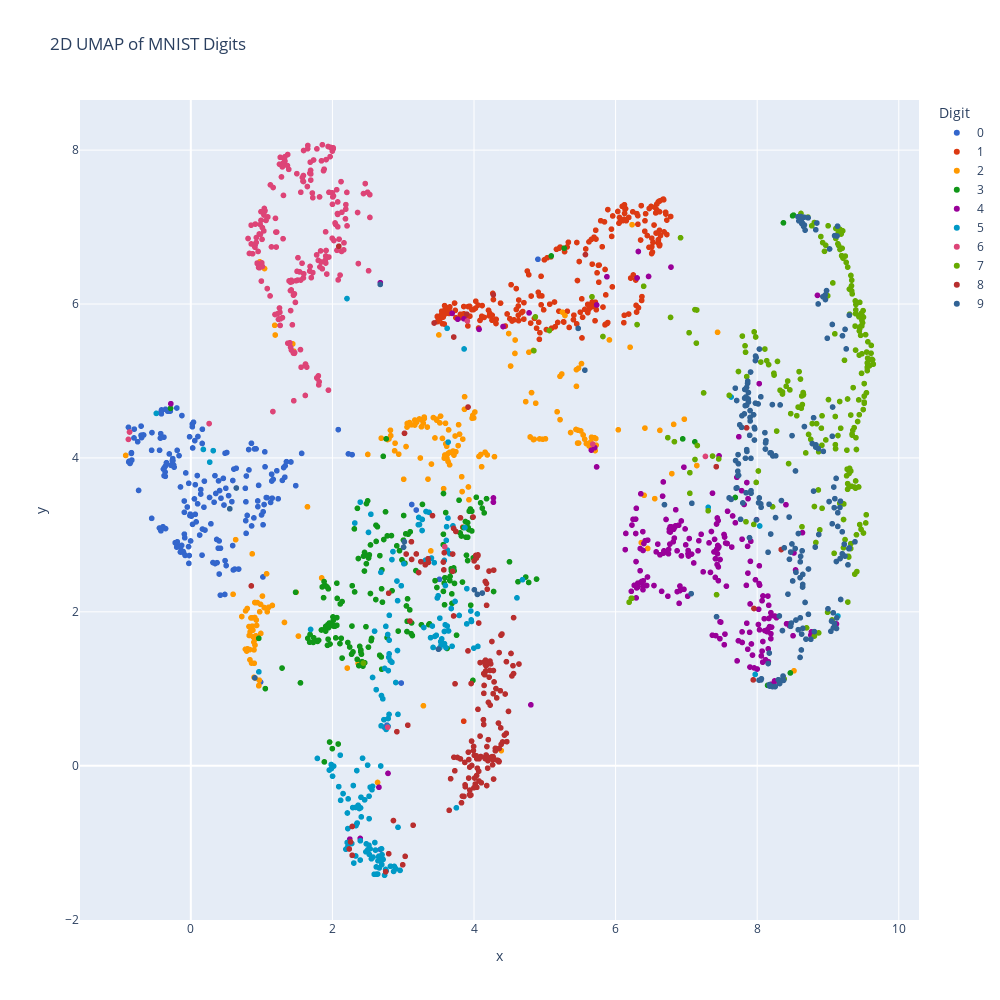
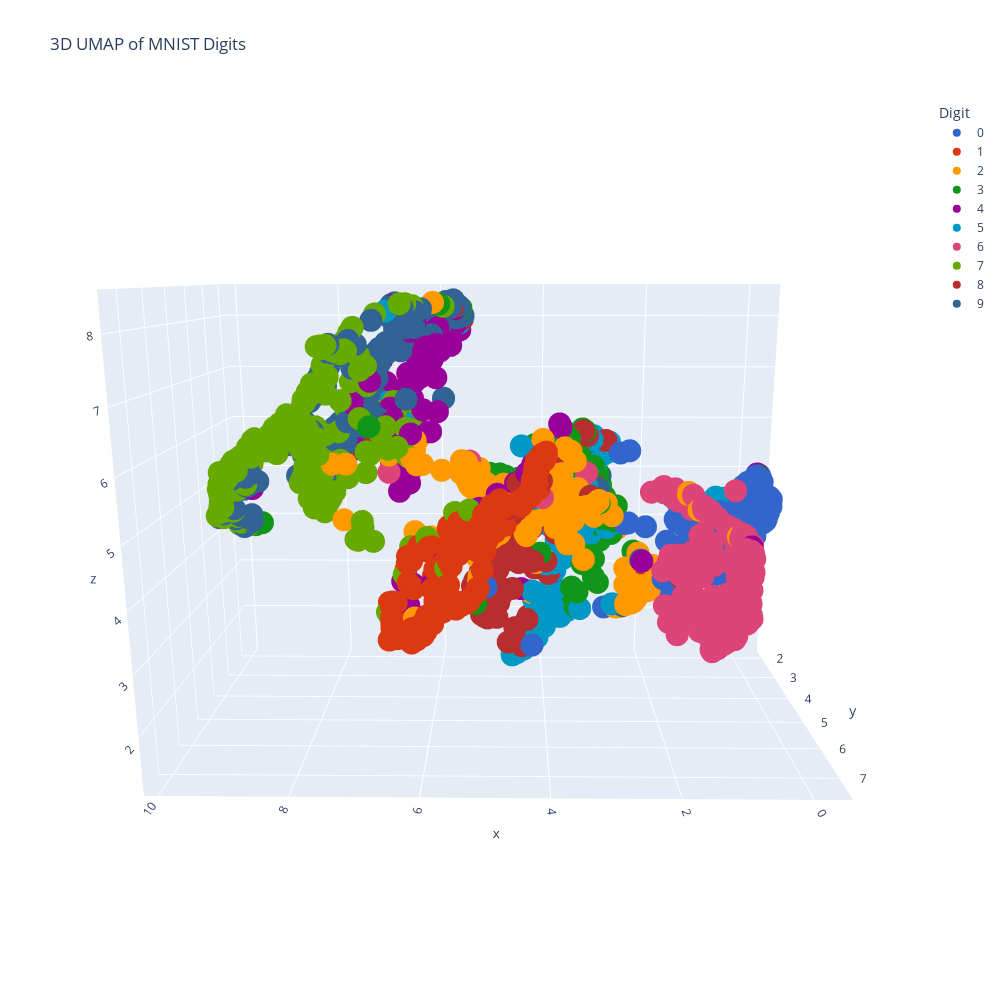

Notebook source saved alongside these figures, in order:
### Code cell
# Uniform Manifold Approximation and Projection

import umap

# Apply UMAP for 2D visualization
umap_2d = umap.UMAP(n_components=2, random_state=42, n_neighbors=15, min_dist=0.1)
X_umap_2d = umap_2d.fit_transform(X_standardized)

# Apply UMAP for 3D visualization
umap_3d = umap.UMAP(n_components=3, random_state=42, n_neighbors=15, min_dist=0.1)
X_umap_3d = umap_3d.fit_transform(X_standardized)

# Visualizing 2D UMAP with Plotly
fig_umap_2d = px.scatter(x=X_umap_2d[:, 0], y=X_umap_2d[:, 1], color=y_train_subset.astype(str),
                         category_orders={'color': [str(i) for i in range(10)]},
                         color_discrete_sequence=px.colors.qualitative.G10,
                         title='2D UMAP of MNIST Digits',
                         labels={'color': 'Digit Label'})
fig_umap_2d.update_layout(width=1000, height=1000, legend_title_text='Digit')
fig_umap_2d.show()

# Visualizing 3D UMAP with Plotly
fig_umap_3d = px.scatter_3d(x=X_umap_3d[:, 0], y=X_umap_3d[:, 1], z=X_umap_3d[:, 2], color=y_train_subset.astype(str),
                            category_orders={'color': [str(i) for i in range(10)]},
                            color_discrete_sequence=px.colors.qualitative.G10,
                            title='3D UMAP of MNIST Digits',
                            labels={'color': 'Digit Label'})
fig_umap_3d.update_layout(width=1000, height=1000, legend_title_text='Digit')
fig_umap_3d.show()

### Figure 1 — Plotly figure (JSON) as saved in the notebook; plotly's stock layout.template omitted (floating-point values rounded to 4 significant figures; data arrays with more than 128 entries replaced by an {"elided": "..."} marker saying what was removed)
{"data": [{"hovertemplate": "Digit Label=0<br>x=%{x}<br>y=%{y}<extra></extra>", "legendgroup": "0", "marker": {"color": "#3366CC", "symbol": "circle"}, "mode": "markers", "name": "0", "showlegend": true, "type": "scattergl", "x": {"elided": "191 float values"}, "xaxis": "x", "y": {"elided": "191 float values"}, "yaxis": "y"}, {"hovertemplate": "Digit Label=1<br>x=%{x}<br>y=%{y}<extra></extra>", "legendgroup": "1", "marker": {"color": "#DC3912", "symbol": "circle"}, "mode": "markers", "name": "1", "showlegend": true, "type": "scattergl", "x": {"elided": "220 float values"}, "xaxis": "x", "y": {"elided": "220 float values"}, "yaxis": "y"}, {"hovertemplate": "Digit Label=2<br>x=%{x}<br>y=%{y}<extra></extra>", "legendgroup": "2", "marker": {"color": "#FF9900", "symbol": "circle"}, "mode": "markers", "name": "2", "showlegend": true, "type": "scattergl", "x": {"elided": "198 float values"}, "xaxis": "x", "y": {"elided": "198 float values"}, "yaxis": "y"}, {"hovertemplate": "Digit Label=3<br>x=%{x}<br>y=%{y}<extra></extra>", "legendgroup": "3", "marker": {"color": "#109618", "symbol": "circle"}, "mode": "markers", "name": "3", "showlegend": true, "type": "scattergl", "x": {"elided": "191 float values"}, "xaxis": "x", "y": {"elided": "191 float values"}, "yaxis": "y"}, {"hovertemplate": "Digit Label=4<br>x=%{x}<br>y=%{y}<extra></extra>", "legendgroup": "4", "marker": {"color": "#990099", "symbol": "circle"}, "mode": "markers", "name": "4", "showlegend": true, "type": "scattergl", "x": {"elided": "214 float values"}, "xaxis": "x", "y": {"elided": "214 float values"}, "yaxis": "y"}, {"hovertemplate": "Digit Label=5<br>x=%{x}<br>y=%{y}<extra></extra>", "legendgroup": "5", "marker": {"color": "#0099C6", "symbol": "circle"}, "mode": "markers", "name": "5", "showlegend": true, "type": "scattergl", "x": {"elided": "180 float values"}, "xaxis": "x", "y": {"elided": "180 float values"}, "yaxis": "y"}, {"hovertemplate": "Digit Label=6<br>x=%{x}<br>y=%{y}<extra></extra>", "legendgroup": "6", "marker": {"color": "#DD4477", "symbol": "circle"}, "mode": "markers", "name": "6", "showlegend": true, "type": "scattergl", "x": {"elided": "200 float values"}, "xaxis": "x", "y": {"elided": "200 float values"}, "yaxis": "y"}, {"hovertemplate": "Digit Label=7<br>x=%{x}<br>y=%{y}<extra></extra>", "legendgroup": "7", "marker": {"color": "#66AA00", "symbol": "circle"}, "mode": "markers", "name": "7", "showlegend": true, "type": "scattergl", "x": {"elided": "224 float values"}, "xaxis": "x", "y": {"elided": "224 float values"}, "yaxis": "y"}, {"hovertemplate": "Digit Label=8<br>x=%{x}<br>y=%{y}<extra></extra>", "legendgroup": "8", "marker": {"color": "#B82E2E", "symbol": "circle"}, "mode": "markers", "name": "8", "showlegend": true, "type": "scattergl", "x": {"elided": "172 float values"}, "xaxis": "x", "y": {"elided": "172 float values"}, "yaxis": "y"}, {"hovertemplate": "Digit Label=9<br>x=%{x}<br>y=%{y}<extra></extra>", "legendgroup": "9", "marker": {"color": "#316395", "symbol": "circle"}, "mode": "markers", "name": "9", "showlegend": true, "type": "scattergl", "x": {"elided": "210 float values"}, "xaxis": "x", "y": {"elided": "210 float values"}, "yaxis": "y"}], "layout": {"height": 1000, "legend": {"title": {"text": "Digit"}, "tracegroupgap": 0}, "title": {"text": "2D UMAP of MNIST Digits"}, "width": 1000, "xaxis": {"anchor": "y", "autorange": true, "domain": [0, 1], "range": [-1.566, 10.29], "title": {"text": "x"}, "type": "linear"}, "yaxis": {"anchor": "x", "autorange": true, "domain": [0, 1], "range": [-2.005, 8.651], "title": {"text": "y"}, "type": "linear"}}}

### Figure 2 — Plotly figure (JSON) as saved in the notebook; plotly's stock layout.template omitted (floating-point values rounded to 4 significant figures; data arrays with more than 128 entries replaced by an {"elided": "..."} marker saying what was removed)
{"data": [{"hovertemplate": "Digit Label=0<br>x=%{x}<br>y=%{y}<br>z=%{z}<extra></extra>", "legendgroup": "0", "marker": {"color": "#3366CC", "symbol": "circle"}, "mode": "markers", "name": "0", "scene": "scene", "showlegend": true, "type": "scatter3d", "x": {"elided": "191 float values"}, "y": {"elided": "191 float values"}, "z": {"elided": "191 float values"}}, {"hovertemplate": "Digit Label=1<br>x=%{x}<br>y=%{y}<br>z=%{z}<extra></extra>", "legendgroup": "1", "marker": {"color": "#DC3912", "symbol": "circle"}, "mode": "markers", "name": "1", "scene": "scene", "showlegend": true, "type": "scatter3d", "x": {"elided": "220 float values"}, "y": {"elided": "220 float values"}, "z": {"elided": "220 float values"}}, {"hovertemplate": "Digit Label=2<br>x=%{x}<br>y=%{y}<br>z=%{z}<extra></extra>", "legendgroup": "2", "marker": {"color": "#FF9900", "symbol": "circle"}, "mode": "markers", "name": "2", "scene": "scene", "showlegend": true, "type": "scatter3d", "x": {"elided": "198 float values"}, "y": {"elided": "198 float values"}, "z": {"elided": "198 float values"}}, {"hovertemplate": "Digit Label=3<br>x=%{x}<br>y=%{y}<br>z=%{z}<extra></extra>", "legendgroup": "3", "marker": {"color": "#109618", "symbol": "circle"}, "mode": "markers", "name": "3", "scene": "scene", "showlegend": true, "type": "scatter3d", "x": {"elided": "191 float values"}, "y": {"elided": "191 float values"}, "z": {"elided": "191 float values"}}, {"hovertemplate": "Digit Label=4<br>x=%{x}<br>y=%{y}<br>z=%{z}<extra></extra>", "legendgroup": "4", "marker": {"color": "#990099", "symbol": "circle"}, "mode": "markers", "name": "4", "scene": "scene", "showlegend": true, "type": "scatter3d", "x": {"elided": "214 float values"}, "y": {"elided": "214 float values"}, "z": {"elided": "214 float values"}}, {"hovertemplate": "Digit Label=5<br>x=%{x}<br>y=%{y}<br>z=%{z}<extra></extra>", "legendgroup": "5", "marker": {"color": "#0099C6", "symbol": "circle"}, "mode": "markers", "name": "5", "scene": "scene", "showlegend": true, "type": "scatter3d", "x": {"elided": "180 float values"}, "y": {"elided": "180 float values"}, "z": {"elided": "180 float values"}}, {"hovertemplate": "Digit Label=6<br>x=%{x}<br>y=%{y}<br>z=%{z}<extra></extra>", "legendgroup": "6", "marker": {"color": "#DD4477", "symbol": "circle"}, "mode": "markers", "name": "6", "scene": "scene", "showlegend": true, "type": "scatter3d", "x": {"elided": "200 float values"}, "y": {"elided": "200 float values"}, "z": {"elided": "200 float values"}}, {"hovertemplate": "Digit Label=7<br>x=%{x}<br>y=%{y}<br>z=%{z}<extra></extra>", "legendgroup": "7", "marker": {"color": "#66AA00", "symbol": "circle"}, "mode": "markers", "name": "7", "scene": "scene", "showlegend": true, "type": "scatter3d", "x": {"elided": "224 float values"}, "y": {"elided": "224 float values"}, "z": {"elided": "224 float values"}}, {"hovertemplate": "Digit Label=8<br>x=%{x}<br>y=%{y}<br>z=%{z}<extra></extra>", "legendgroup": "8", "marker": {"color": "#B82E2E", "symbol": "circle"}, "mode": "markers", "name": "8", "scene": "scene", "showlegend": true, "type": "scatter3d", "x": {"elided": "172 float values"}, "y": {"elided": "172 float values"}, "z": {"elided": "172 float values"}}, {"hovertemplate": "Digit Label=9<br>x=%{x}<br>y=%{y}<br>z=%{z}<extra></extra>", "legendgroup": "9", "marker": {"color": "#316395", "symbol": "circle"}, "mode": "markers", "name": "9", "scene": "scene", "showlegend": true, "type": "scatter3d", "x": {"elided": "210 float values"}, "y": {"elided": "210 float values"}, "z": {"elided": "210 float values"}}], "layout": {"height": 1000, "legend": {"title": {"text": "Digit"}, "tracegroupgap": 0}, "scene": {"aspectmode": "auto", "aspectratio": {"x": 1.364, "y": 0.7681, "z": 0.9542}, "camera": {"center": {"x": 0, "y": 0, "z": 0}, "eye": {"x": -0.02444, "y": 2.105, "z": 0.5076}, "projection": {"type": "perspective"}, "up": {"x": 0, "y": 0, "z": 1}}, "domain": {"x": [0, 1], "y": [0, 1]}, "xaxis": {"title": {"text": "x"}, "type": "linear"}, "yaxis": {"title": {"text": "y"}, "type": "linear"}, "zaxis": {"title": {"text": "z"}, "type": "linear"}}, "title": {"text": "3D UMAP of MNIST Digits"}, "width": 1000}}
